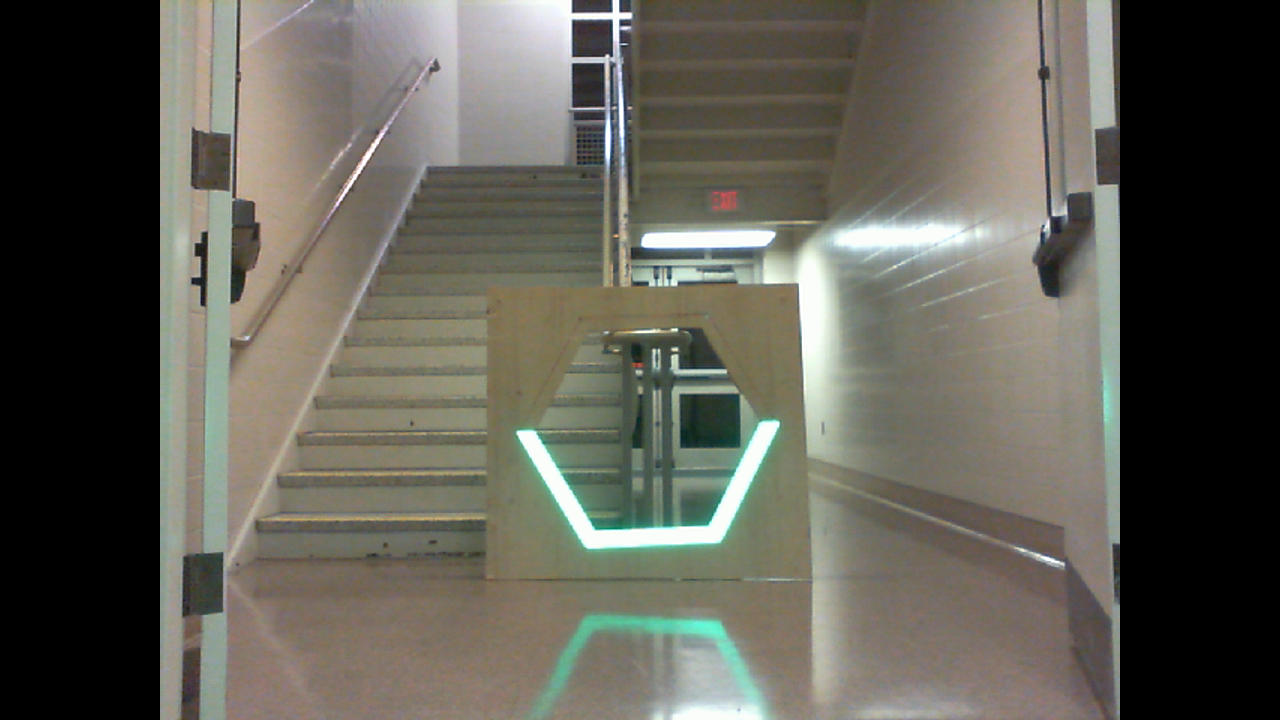
#> input picture local_frame.png, 1280 x 720 px, found by its file name
$ python AngleTracker2020SingleFrame.py
#> lines starting #> are read from the running program, lines starting #| are printed output that depends on the picture; after the words box and inside, x2 and y2 are one past the last pixel; in counts of white or black regions, pixels touching at a corner belong together
#> in main, frame is the input picture: shape (720, 1280, 3); mean B, G, R 86.1, 95.4, 97.1
### grip_three_convexhull.py
import cv2
import numpy
import math
from enum import Enum

class TapeRecCodeThree:
    """
    An OpenCV pipeline generated by GRIP.
    """

    def __init__(self):
        """initializes all values to presets or None if need to be set
        """

        self.__cv_resize_dsize = (0, 0)
        self.__cv_resize_fx = 1.0
        self.__cv_resize_fy = 1.0
        self.__cv_resize_interpolation = cv2.INTER_LINEAR

        self.cv_resize_output = None

        self.__blur_input = self.cv_resize_output
        self.__blur_type = BlurType.Bilateral_Filter
        self.__blur_radius = 0.0

        self.blur_output = None

        self.__hsl_threshold_input = self.blur_output
        self.__hsl_threshold_hue = [25.42372881355933, 62.95254833040423]
        self.__hsl_threshold_saturation = [62.429378531073446, 255.0]
        self.__hsl_threshold_luminance = [172.82523393304686, 253.1082201788731]

        self.hsl_threshold_output = None

        self.__mask_input = self.blur_output
        self.__mask_mask = self.hsl_threshold_output

        self.mask_output = None

        self.__rgb_threshold_input = self.mask_output
        self.__rgb_threshold_red = [185.74640287769785, 255.0]
        self.__rgb_threshold_green = [154.55935251798562, 252.85353535353534]
        self.__rgb_threshold_blue = [247.6618705035971, 255.0]

        self.rgb_threshold_output = None

        self.__find_contours_input = self.rgb_threshold_output
        self.__find_contours_external_only = False

        self.find_contours_output = None

        self.__convex_hulls_contours = self.find_contours_output

        self.convex_hulls_output = None

        self.__filter_contours_contours = self.convex_hulls_output
        self.__filter_contours_min_area = 200.0
        self.__filter_contours_min_perimeter = 100.0
        self.__filter_contours_min_width = 0.0
        self.__filter_contours_max_width = 100000.0
        self.__filter_contours_min_height = 0.0
        self.__filter_contours_max_height = 100000.0
        self.__filter_contours_solidity = [0, 100]
        self.__filter_contours_max_vertices = 1000000.0
        self.__filter_contours_min_vertices = 0.0
        self.__filter_contours_min_ratio = 0.0
        self.__filter_contours_max_ratio = 1000.0

        self.filter_contours_output = None


    def process(self, source0):
        """
        Runs the pipeline and sets all outputs to new values.
        """
        # Step CV_resize0:
        self.__cv_resize_src = source0
        (self.cv_resize_output) = self.__cv_resize(self.__cv_resize_src, self.__cv_resize_dsize, self.__cv_resize_fx, self.__cv_resize_fy, self.__cv_resize_interpolation)

        # Step Blur0:
        self.__blur_input = self.cv_resize_output
        (self.blur_output) = self.__blur(self.__blur_input, self.__blur_type, self.__blur_radius)

        # Step HSL_Threshold0:
        self.__hsl_threshold_input = self.blur_output
        (self.hsl_threshold_output) = self.__hsl_threshold(self.__hsl_threshold_input, self.__hsl_threshold_hue, self.__hsl_threshold_saturation, self.__hsl_threshold_luminance)

        # Step Mask0:
        self.__mask_input = self.blur_output
        self.__mask_mask = self.hsl_threshold_output
        (self.mask_output) = self.__mask(self.__mask_input, self.__mask_mask)

        # Step RGB_Threshold0:
        self.__rgb_threshold_input = self.mask_output
        (self.rgb_threshold_output) = self.__rgb_threshold(self.__rgb_threshold_input, self.__rgb_threshold_red, self.__rgb_threshold_green, self.__rgb_threshold_blue)

        # Step Find_Contours0:
        self.__find_contours_input = self.rgb_threshold_output
        (self.find_contours_output) = self.__find_contours(self.__find_contours_input, self.__find_contours_external_only)

        # Step Convex_Hulls0:
        self.__convex_hulls_contours = self.find_contours_output
        (self.convex_hulls_output) = self.__convex_hulls(self.__convex_hulls_contours)

        # Step Filter_Contours0:
        self.__filter_contours_contours = self.convex_hulls_output
        (self.filter_contours_output) = self.__filter_contours(self.__filter_contours_contours, self.__filter_contours_min_area, self.__filter_contours_min_perimeter, self.__filter_contours_min_width, self.__filter_contours_max_width, self.__filter_contours_min_height, self.__filter_contours_max_height, self.__filter_contours_solidity, self.__filter_contours_max_vertices, self.__filter_contours_min_vertices, self.__filter_contours_min_ratio, self.__filter_contours_max_ratio)


    @staticmethod
    def __cv_resize(src, d_size, fx, fy, interpolation):
        """Resizes an Image.
        Args:
            src: A numpy.ndarray.
            d_size: Size to set the image.
            fx: The scale factor for the x.
            fy: The scale factor for the y.
            interpolation: Opencv enum for the type of interpolation.
        Returns:
            A resized numpy.ndarray.
        """
        return cv2.resize(src, d_size, fx=fx, fy=fy, interpolation=interpolation)

    @staticmethod
    def __blur(src, type, radius):
        """Softens an image using one of several filters.
        Args:
            src: The source mat (numpy.ndarray).
            type: The blurType to perform represented as an int.
            radius: The radius for the blur as a float.
        Returns:
            A numpy.ndarray that has been blurred.
        """
        if(type is BlurType.Box_Blur):
            ksize = int(2 * round(radius) + 1)
            return cv2.blur(src, (ksize, ksize))
        elif(type is BlurType.Gaussian_Blur):
            ksize = int(6 * round(radius) + 1)
            return cv2.GaussianBlur(src, (ksize, ksize), round(radius))
        elif(type is BlurType.Median_Filter):
            ksize = int(2 * round(radius) + 1)
            return cv2.medianBlur(src, ksize)
        else:
            return cv2.bilateralFilter(src, -1, round(radius), round(radius))

    @staticmethod
    def __hsl_threshold(input, hue, sat, lum):
        """Segment an image based on hue, saturation, and luminance ranges.
        Args:
            input: A BGR numpy.ndarray.
            hue: A list of two numbers the are the min and max hue.
            sat: A list of two numbers the are the min and max saturation.
            lum: A list of two numbers the are the min and max luminance.
        Returns:
            A black and white numpy.ndarray.
        """
        out = cv2.cvtColor(input, cv2.COLOR_BGR2HLS)
#> out: shape (720, 1280, 3); mean of channels 0, 1, 2 29.5, 92.5, 22.9
        return cv2.inRange(out, (hue[0], lum[0], sat[0]),  (hue[1], lum[1], sat[1]))
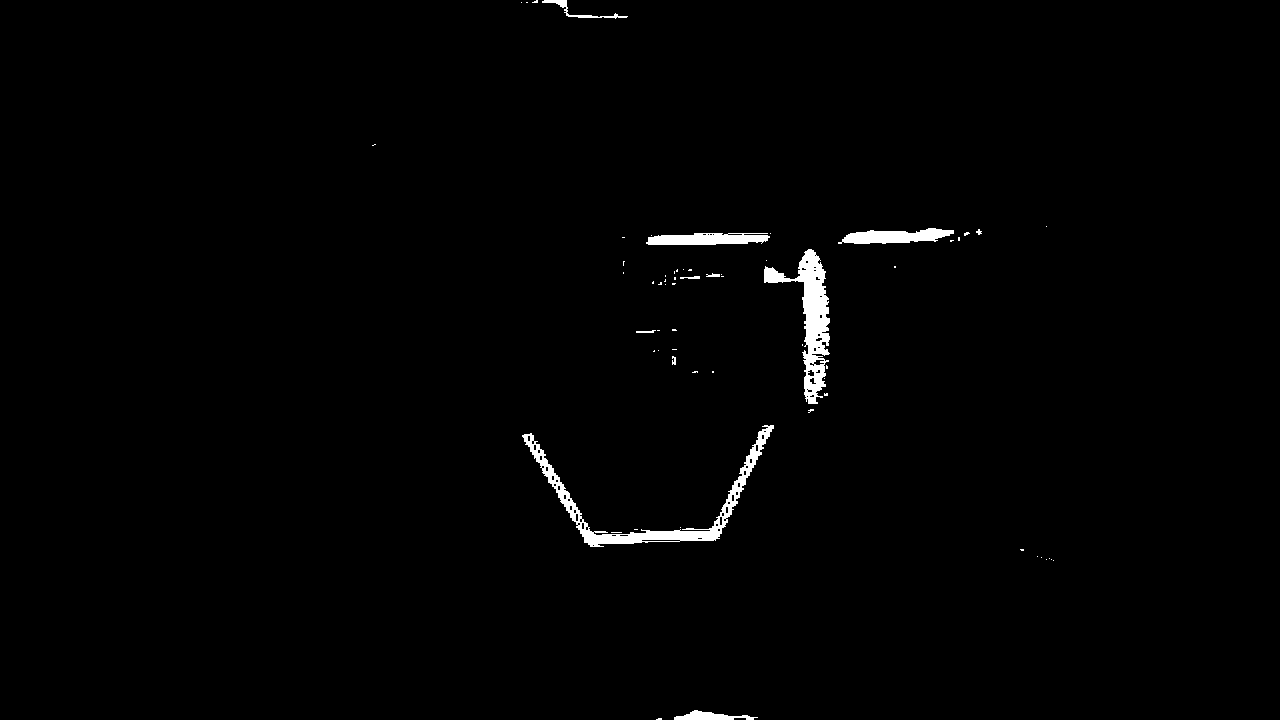
#> returned value: shape (720, 1280); 1.1% white; 62 white regions (51 under 20 px), largest, box (x1, y1, x2, y2) and area: (522, 425, 774, 547) 3535, (764, 249, 830, 404) 3310, (646, 233, 770, 245) 1195

    @staticmethod
    def __mask(input, mask):
        """Filter out an area of an image using a binary mask.
        Args:
            input: A three channel numpy.ndarray.
            mask: A black and white numpy.ndarray.
        Returns:
            A three channel numpy.ndarray.
        """
        return cv2.bitwise_and(input, input, mask=mask)
#> returned value: shape (720, 1280, 3)

    @staticmethod
    def __rgb_threshold(input, red, green, blue):
        """Segment an image based on color ranges.
        Args:
            input: A BGR numpy.ndarray.
            red: A list of two numbers the are the min and max red.
            green: A list of two numbers the are the min and max green.
            blue: A list of two numbers the are the min and max blue.
        Returns:
            A black and white numpy.ndarray.
        """
        out = cv2.cvtColor(input, cv2.COLOR_BGR2RGB)
        return cv2.inRange(out, (red[0], green[0], blue[0]),  (red[1], green[1], blue[1]))
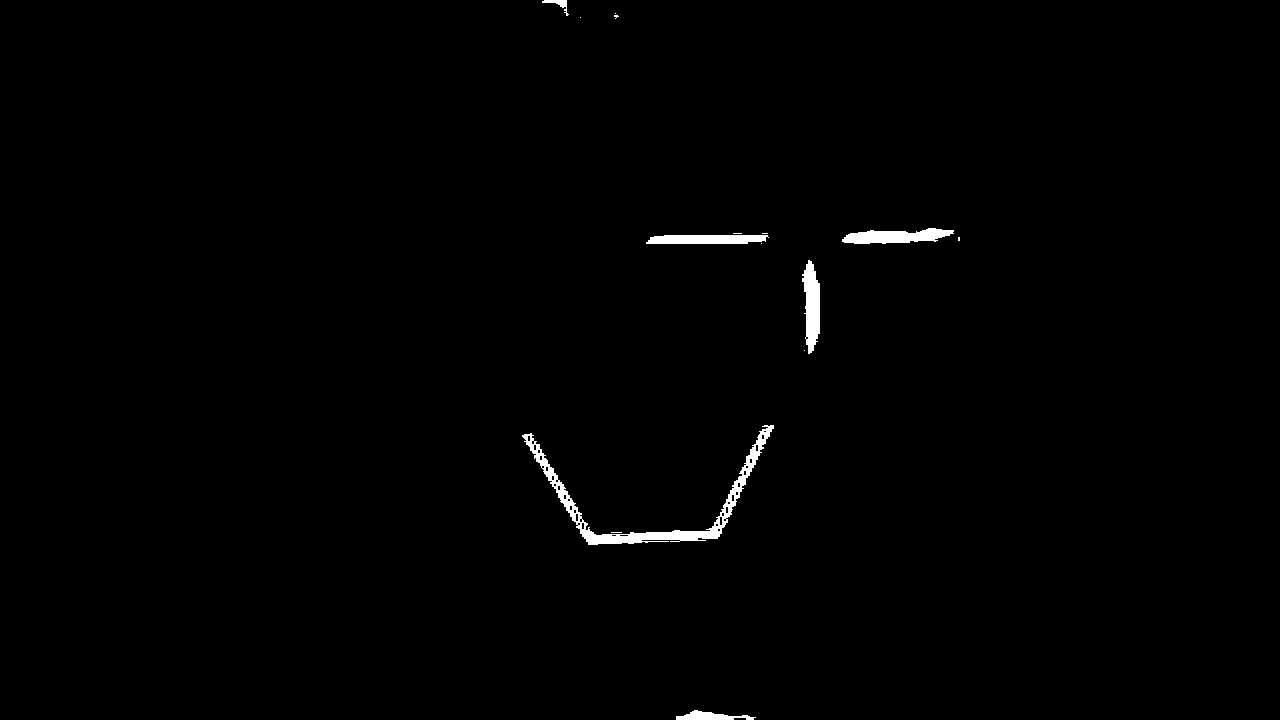
#> returned value: shape (720, 1280); 0.78% white; 15 white regions (9 under 20 px), largest, box (x1, y1, x2, y2) and area: (522, 425, 774, 545) 3266, (842, 228, 954, 244) 1171, (802, 260, 820, 354) 1137, (646, 235, 769, 244) 1004, (676, 710, 756, 720) 434, (542, 0, 569, 16) 128

    @staticmethod
    def __find_contours(input, external_only):
        """Sets the values of pixels in a binary image to their distance to the nearest black pixel.
        Args:
            input: A numpy.ndarray.
            external_only: A boolean. If true only external contours are found.
        Return:
            A list of numpy.ndarray where each one represents a contour.
        """
        if(external_only):
            mode = cv2.RETR_EXTERNAL
        else:
            mode = cv2.RETR_LIST
        method = cv2.CHAIN_APPROX_SIMPLE
        contours, hierarchy = cv2.findContours(input, mode=mode, method=method)
        print("contours: {}".format(len(contours)))
        return contours

    @staticmethod
    def __convex_hulls(input_contours):
        """Computes the convex hulls of contours.
        Args:
            input_contours: A list of numpy.ndarray that each represent a contour.
        Returns:
            A list of numpy.ndarray that each represent a contour.
        """
        output = []
        for contour in input_contours:
            output.append(cv2.convexHull(contour))
        print("number of convex hulls: {}".format(len(output)))
        return output

    @staticmethod
    def __filter_contours(input_contours, min_area, min_perimeter, min_width, max_width,
                        min_height, max_height, solidity, max_vertex_count, min_vertex_count,
                        min_ratio, max_ratio):
        """Filters out contours that do not meet certain criteria.
        Args:
            input_contours: Contours as a list of numpy.ndarray.
            min_area: The minimum area of a contour that will be kept.
            min_perimeter: The minimum perimeter of a contour that will be kept.
            min_width: Minimum width of a contour.
            max_width: MaxWidth maximum width.
            min_height: Minimum height.
            max_height: Maximimum height.
            solidity: The minimum and maximum solidity of a contour.
            min_vertex_count: Minimum vertex Count of the contours.
            max_vertex_count: Maximum vertex Count.
            min_ratio: Minimum ratio of width to height.
            max_ratio: Maximum ratio of width to height.
        Returns:
            Contours as a list of numpy.ndarray.
        """
#> called with min_area = 200, min_perimeter = 100, min_width = 0, max_width = 100000, min_height = 0, max_height = 100000, max_vertex_count = 1000000, min_vertex_count = 0
        output = []
        for contour in input_contours:
            x,y,w,h = cv2.boundingRect(contour)
            if (w < min_width or w > max_width):
                continue
            if (h < min_height or h > max_height):
                continue
            area = cv2.contourArea(contour)
            if (area < min_area):
                continue
            if (cv2.arcLength(contour, True) < min_perimeter):
                continue
            hull = cv2.convexHull(contour)
            solid = 100 * area / cv2.contourArea(hull)
            if (solid < solidity[0] or solid > solidity[1]):
                continue
            if (len(contour) < min_vertex_count or len(contour) > max_vertex_count):
                continue
            ratio = (float)(w) / h
            if (ratio < min_ratio or ratio > max_ratio):
                continue
            output.append(contour)
        print("number of filtered contours: {}".format(len(output)))
        return output


BlurType = Enum('BlurType', 'Box_Blur Gaussian_Blur Median_Filter Bilateral_Filter')

### AngleTracker2020SingleFrame.py
# This version of AngleTracker2020 is supposed to be used locally

import cv2
#from networktables import NetworkTables
# from grip_two import TapeRecCodeTwo
# from grip_three_convexhull_trials import TapeRecCodeThreeTrials
from grip_three_convexhull import TapeRecCodeThree
#from grip import WideAngleGrip
from math import *

def extra_processing(pipeline3, frame):
    """
    Performs extra processing on the pipeline's outputs and publishes data to NetworkTables.
    :param pipeline: the pipeline that just processed an image
    :return: None
    """
    center_x_positions = []
    center_y_positions = []
    widths = []
    heights = []
    topLeftX = []
    topLeftY = []
    x = 0
    y = 0
    w = 0
    h = 0
    lx = 0
    ly = 0
    lw = 0
    lh = 0

    # Find the bounding boxes of the contours to get x, y, width, and height
    # print(len(pipeline3.filter_contours_output))

    for contour in pipeline3.filter_contours_output:

        x, y, w, h = cv2.boundingRect(contour)

        # cv2.rectangle(frame, (x,y), (x+w,y+h), (255, 0, 0), 2)

        center_x_positions.append(x + w / 2)  # X and Y are coordinates of the top-left corner of the bounding box
        center_y_positions.append(y + h / 2)

        topLeftX.append(x)
        topLeftY.append(y)
        widths.append(w)
        heights.append(h)

        if float(w/h) >= 2.0:
            if float(w/h) <= 2.3:
                cv2.rectangle(frame, (x,y), (x+w,y+h), (255, 0, 0), 2)
                cv2.line(frame, (x,y), (x,y), (0,255,0), 10)
                cv2.imshow("frame", frame)
                print("h = {}, w = {}, x = {}, y = {}, a = {}".format(h, w, x, y, (w*h)))

                # [6 lines of commented-out code are left out]
                boundingCenterX = (x + (w/2))

                frameCenterX = 540

                # Initializing zero which is dead on
                distanceFromCenterFrameInches = 0
                if (frameCenterX < boundingCenterX):
                   distanceFromCenterFrameInches = (boundingCenterX - frameCenterX) * (39.25/w)
                elif (frameCenterX > boundingCenterX):
                    distanceFromCenterFrameInches = (frameCenterX - boundingCenterX) * (39.25/w)


                # # print(distanceFromCenterFrameInches)

            # # distanceFromTarget = float((372*46.25)/h)
            # # distanceFromTarget = float((434*41)/h)
            # # distanceFromTarget = float(((-50)/151)*h + 186.06623) (This is a function we came up with)

            # # I think this ratio might be better and find a better ratio
            # distanceFromTarget = float ((7200*(17/12))/h)

            # # distanceFromTarget = float((122*150)/h)
            # haveDistance = True

            # distanceFromTarget = float((122*150)/h)

            # distanceFromTarget = (0.009744376*(h**2))-(3.97097549*h)+507.5596921
            # distanceFromTarget = (-6.49845*(10**-5)*(h**3)) + (0.036119406*(h**2)) - (7.287457586*h) + 635.8347037
                distanceFromTarget = float((122*150)/h)

                # we need to find a better ratio using more accurate tests


                feet = distanceFromTarget/12
                inches = distanceFromTarget%12

                print("Distance from frame center to box center: {}, Bounding box center: {}, Frame center: {}".format((boundingCenterX-frameCenterX), boundingCenterX, frameCenterX))

                print("Distance in inches: {}, Distance in feet and inches: {} feet, {} inches".format(int(distanceFromTarget), int(feet), int(inches)))

                angleRad = atan(distanceFromCenterFrameInches/distanceFromTarget)
                angleDeg = degrees(angleRad)

                print("Angle: {}".format(angleDeg))
#> this loop made 5 passes
#> pass 2, in extra_processing, `cv2.imshow("frame", frame)`:
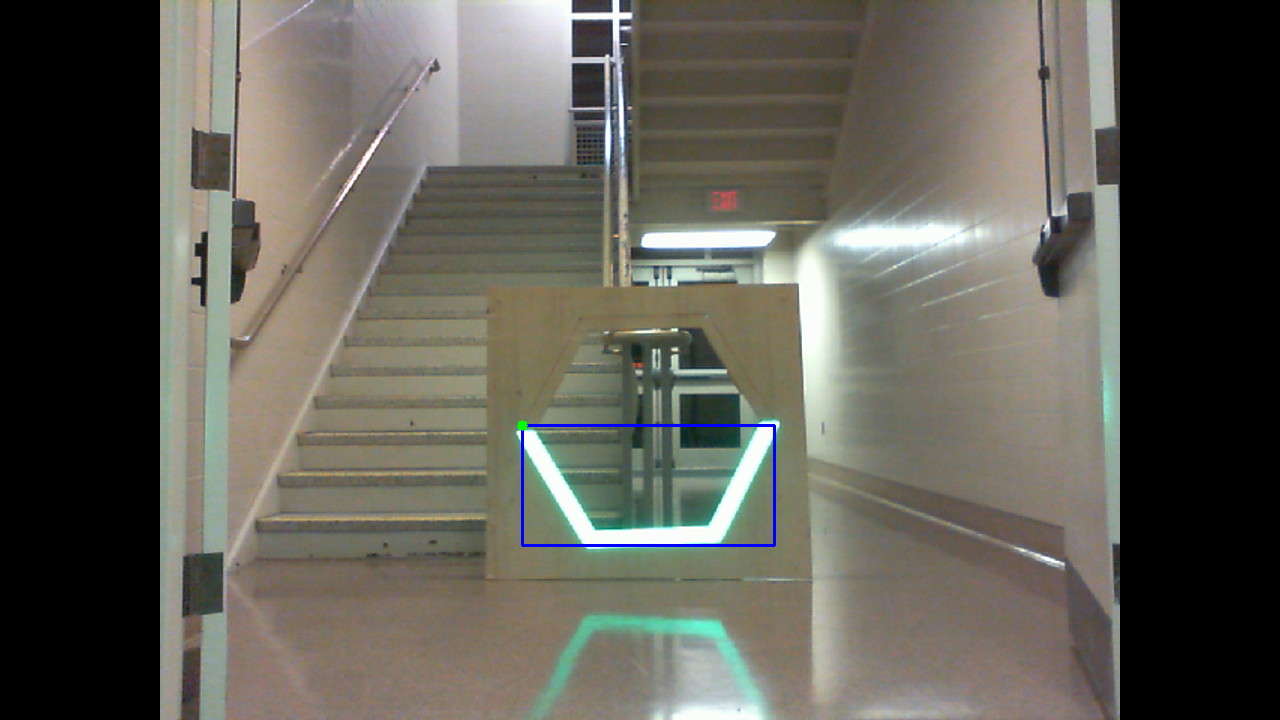
#> window 'frame': shape (720, 1280, 3); mean B, G, R 86.4, 95, 96.8
#> after the loop, center_x_positions = [716, 648, 811, 707.5, 898]; center_y_positions = [715, 485, 307, 239.5, 236]; heights = [10, 120, 94, 9, 16]; topLeftX = [676, 522, 802, 646, 842]; topLeftY = [710, 425, 260, 235, 228]; widths = [80, 252, 18, 123, 112]


    # [8 lines of commented-out code are left out]


def change_res(cap, width, height):
    cap.set(3, width)
    cap.set(4, height)


def main():
    pipeline3 = TapeRecCodeThree()

    frame = cv2.imread("C:\\Users\\theak\\Documents\\Akash\\Robotics\\Robot_Programs\\Competition\\Robot2019-RaspberryPI\local_frame.png")
    cv2.imshow("frame", frame)
    pipeline3.process(frame)
    extra_processing(pipeline3, frame)
    # cv2.imshow("frame", frame)
    while True:
        # hit q to exit
        if cv2.waitKey(1) & 0xFF == ord("q"):
#> (key q is pressed here)
            break


if __name__ == "__main__":
    main()
